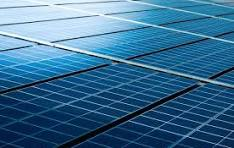
#> input picture backend/image.png, 234 x 148 px
$ python -i onnx_infer.py   (imports and definitions only)
#> lines starting #> are read from the running program, lines starting #| are printed output that depends on the picture
from __future__ import annotations

import os
from functools import lru_cache
from pathlib import Path
from typing import Dict, List, Tuple

import numpy as np
import onnxruntime as ort
from PIL import Image


CLASSES: List[str] = [
    "Bird-drop",
    "Clean",
    "Dusty",
    "Electrical-damage",
    "Physical-Damage",
    "Snow-Covered",
]


# [12 lines left out: functions _softmax, _parse_float_csv, not called in this run]


def _env_flag(name: str, default: bool) -> bool:
    v = os.getenv(name)
    if v is None:
        return default
    return v.strip() not in ("0", "false", "FALSE", "no", "NO")


def _env_int(name: str, default: int) -> int:
    v = os.getenv(name)
    if v is None:
        return default
    try:
        n = int(str(v).strip())
        return n if n > 0 else default
    except Exception:
        return default


# [34 lines left out: functions _letterbox_pil, _clahe_rgb, not called in this run]


def preprocess_image(img: Image.Image) -> np.ndarray:
    input_size = _env_int("ONNX_INPUT_SIZE", 224)
    letterbox = _env_flag("ONNX_LETTERBOX", False)
    fill_value = _env_int("ONNX_LETTERBOX_FILL", 114)
    fill = (fill_value, fill_value, fill_value)

    img = _letterbox_pil(img, input_size, fill) if letterbox else img.convert("RGB").resize((input_size, input_size))

    arr = np.asarray(img).astype("float32") / 255.0

    if _env_flag("ONNX_CLAHE", False):
        arr = _clahe_rgb(arr)

    normalize = _env_flag("ONNX_NORMALIZE", False)
    if normalize:
        mean_env = os.getenv("ONNX_MEAN")
        std_env = os.getenv("ONNX_STD")
        mean = (
            _parse_float_csv(mean_env, 3)
            if mean_env
            else np.array([0.485, 0.456, 0.406], dtype="float32")
        )
        std = (
            _parse_float_csv(std_env, 3)
            if std_env
            else np.array([0.229, 0.224, 0.225], dtype="float32")
        )
        arr = (arr - mean) / std

    # HWC -> CHW
    arr = np.transpose(arr, (2, 0, 1))

    # Add batch dimension
    arr = np.expand_dims(arr, axis=0)

    return arr.astype("float32")


# [46 lines left out: functions get_session, predict_image_bytes, not called in this run]

>>> from PIL import Image
>>> picture = Image.open('image.png')
#> picture is the input picture: PIL image 234x148 RGB; mean R, G, B 59.1, 110.1, 146.3
>>> result = preprocess_image(picture)
#> in preprocess_image, `img = _letterbox_pil(img, input_size, fill) if letterbox else img.conv..`:
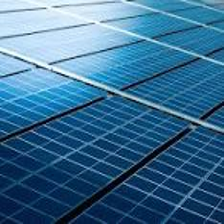
#> img: PIL image 224x224 RGB; mean R, G, B 59.2, 110.1, 146.3
